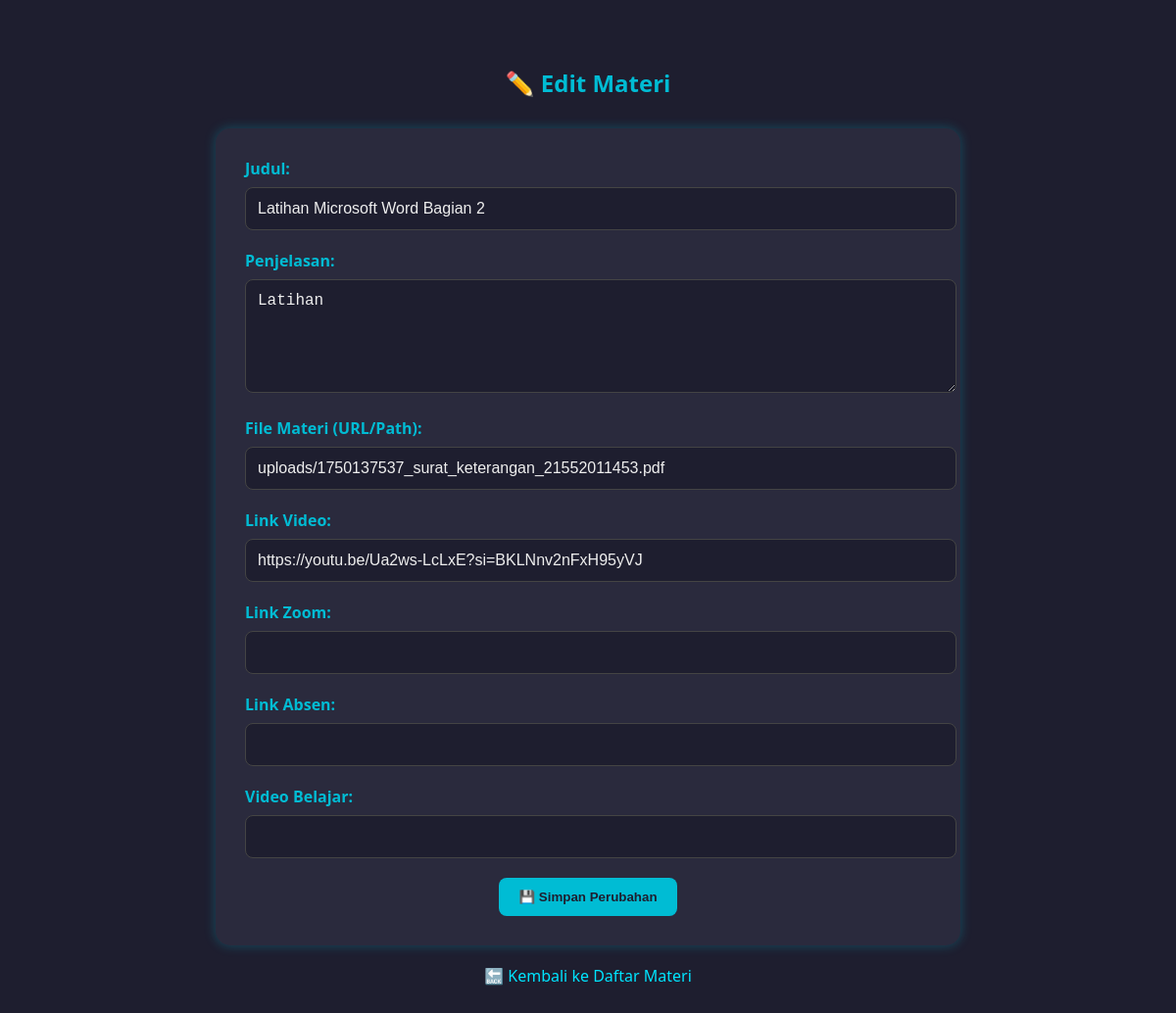
The app's page /guru/materi_edit.php?id=2 (signed in) with its own data.
### tables this page shows
CREATE TABLE `materi` (
  `id` int(11) NOT NULL,
  `kelas_id` int(11) NOT NULL,
  `judul` varchar(255) NOT NULL,
  `penjelasan` text DEFAULT NULL,
  `file_materi` varchar(255) DEFAULT NULL,
  `link_video` varchar(255) DEFAULT NULL,
  `link_zoom` varchar(255) DEFAULT NULL,
  `link_absen` varchar(255) DEFAULT NULL,
  `video_belajar` varchar(255) DEFAULT NULL,
  `created_at` timestamp NOT NULL DEFAULT current_timestamp()
);

### guru/materi_edit.php (the view, shortened to what this page needs)
<?php
include '../config/db.php';
$id = intval($_GET['id']);
$materi = mysqli_fetch_assoc(mysqli_query($conn, "SELECT * FROM materi WHERE id = $id"));
?>
<!DOCTYPE html>
<html lang="id">
<head>
</head>
<body>
<h2>✏️ Edit Materi</h2>
<form method="POST">
    <label for="judul">Judul:</label>
    <input type="text" name="judul" id="judul" value="<?= htmlspecialchars($materi['judul']) ?>" required>
    <label for="penjelasan">Penjelasan:</label>
    <textarea name="penjelasan" id="penjelasan" rows="5"><?= htmlspecialchars($materi['penjelasan']) ?></textarea>
    <label for="file_materi">File Materi (URL/Path):</label>
    <input type="text" name="file_materi" id="file_materi" value="<?= htmlspecialchars($materi['file_materi']) ?>">
    <label for="link_video">Link Video:</label>
    <input type="text" name="link_video" id="link_video" value="<?= htmlspecialchars($materi['link_video']) ?>">
    <label for="link_zoom">Link Zoom:</label>
    <input type="text" name="link_zoom" id="link_zoom" value="<?= htmlspecialchars($materi['link_zoom']) ?>">
    <label for="link_absen">Link Absen:</label>
    <input type="text" name="link_absen" id="link_absen" value="<?= htmlspecialchars($materi['link_absen']) ?>">
    <label for="video_belajar">Video Belajar:</label>
    <input type="text" name="video_belajar" id="video_belajar" value="<?= htmlspecialchars($materi['video_belajar']) ?>">
    <button type="submit">💾 Simpan Perubahan</button>
</form>
<a href="materi_guru.php" class="back">🔙 Kembali ke Daftar Materi</a>
</body>
</html>

### guru/materi_edit.php (style rules this page uses)
body { font-family: 'Segoe UI', sans-serif; background: #1e1e2f; color: #eee; padding: 40px; }
h2 { text-align: center; color: #00bcd4; margin-bottom: 30px; font-weight: 600; }
form { background: #2a2a3d; border-radius: 15px; box-shadow: 0 0 12px rgba(0,188,212,0.3); max-width: 700px; margin: 0 auto; padding: 30px; }
label { font-weight: bold; display: block; margin-bottom: 8px; color: #00bcd4; }
input[type="text"], textarea { width: 100%; padding: 12px; background: #1e1e2f; border: 1px solid #444; border-radius: 8px; color: #eee; margin-bottom: 20px; font-size: 16px; }
textarea { resize: vertical; }
button { background: #00bcd4; color: #1e1e2f; padding: 12px 20px; border: none; border-radius: 8px; font-weight: bold; cursor: pointer; transition: background 0.3s; display: block; margin: 0 auto; }
a.back { display: block; text-align: center; margin-top: 20px; color: #00e5ff; text-decoration: none; }

### records on screen
materi: judul "Latihan Microsoft Word Bagian 2", penjelasan "Latihan", file_materi "uploads/1750137537_surat_keterangan_21552011453.pdf", link_video "https://youtu.be/Ua2ws-LcLxE?si=BKLNnv2nFxH95yVJ"
